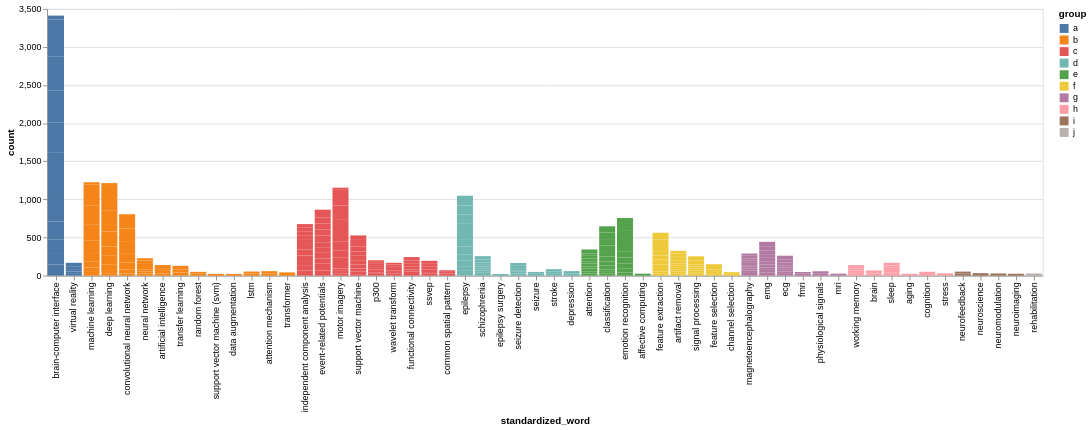

Notebook code cell kept with this figure:
### Code cell
chart

### Figure 1 — Vega-Lite specification as saved in the notebook (floating-point values rounded to 4 significant figures; data arrays with more than 128 entries replaced by an {"elided": "..."} marker saying what was removed)
{"config": {"view": {"continuousWidth": 300, "continuousHeight": 300}}, "data": {"name": "data-8869a31cae097a78cfc356904e2bd8ad"}, "mark": {"type": "bar"}, "encoding": {"color": {"field": "group", "type": "nominal"}, "tooltip": {"field": "Year", "type": "quantitative"}, "x": {"field": "standardized_word", "sort": {"elided": "300 str values"}, "type": "nominal"}, "y": {"field": "count", "type": "quantitative"}}, "$schema": "https://vega.github.io/schema/vega-lite/v5.20.1.json", "datasets": {"data-8869a31cae097a78cfc356904e2bd8ad": {"elided": "300 records"}}}
